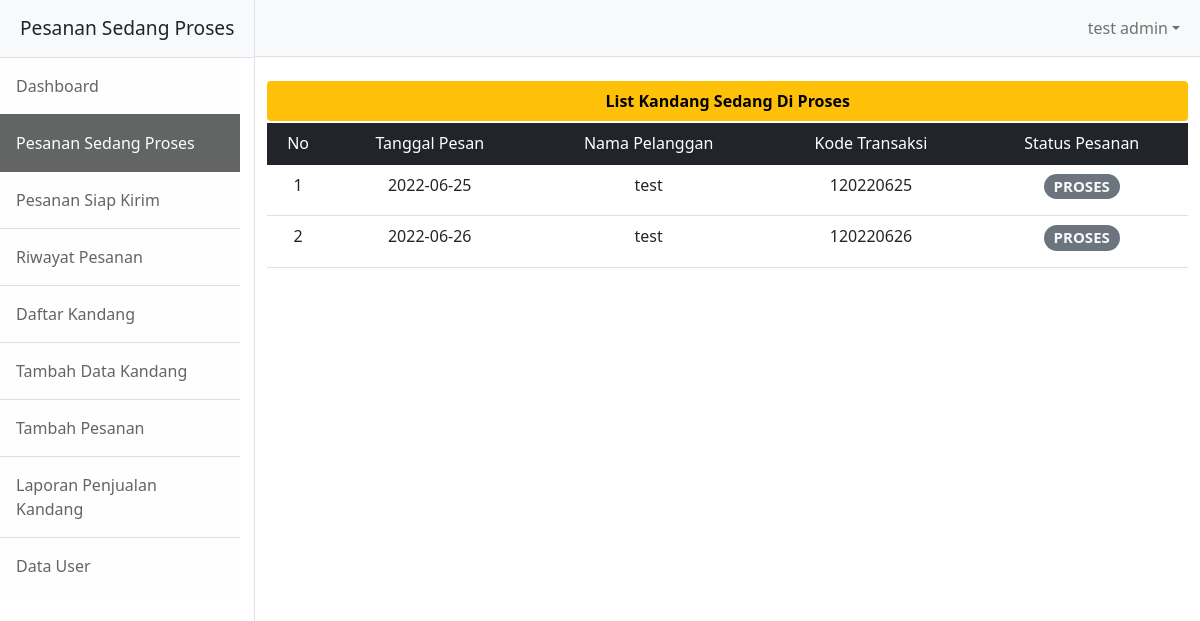
/pegawai/pesanandiproses.php (signed in), run on an earlier commit of the app's database.
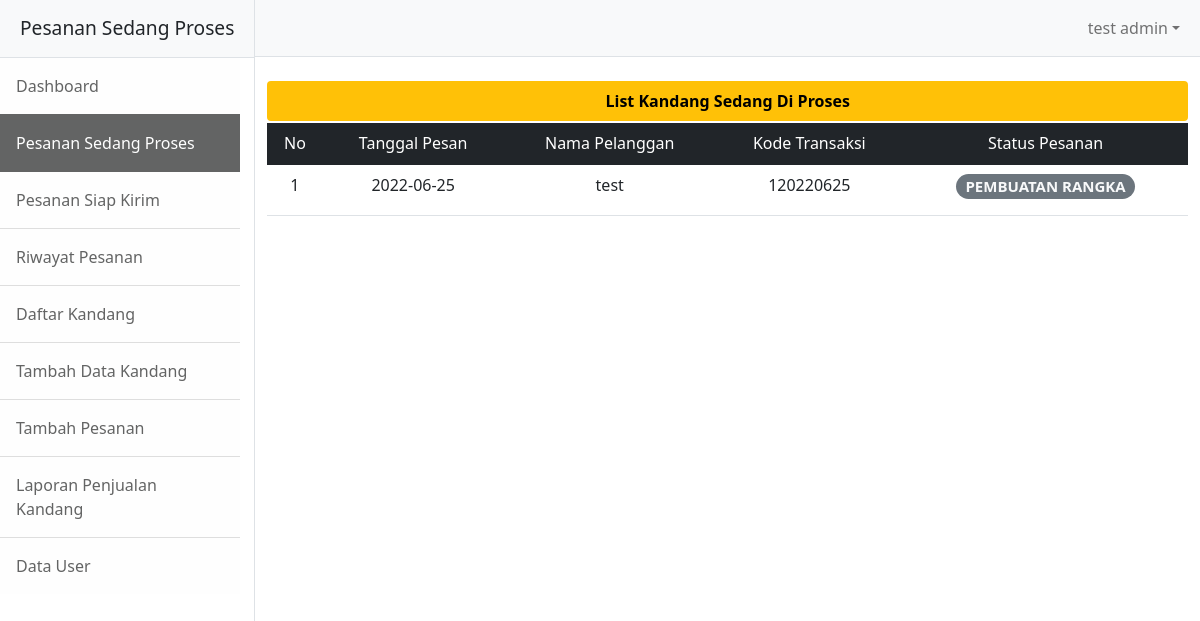
And on a later commit of the database.
### tables this page shows
CREATE TABLE `pesanan` (
  `id_pesanan` int(11) NOT NULL,
  `kode_transaksi` varchar(10) NOT NULL,
  `id_pelanggan` int(11) NOT NULL,
  `tanggal_pesan` date NOT NULL DEFAULT current_timestamp(),
  `tanggal_selesai` date DEFAULT NULL,
  `foto_pembayaran` text DEFAULT NULL,
  `status_pesanan` enum('proses','jeruji','rangka','perangkaian','finishing','siapkirim','selesai') NOT NULL DEFAULT 'proses'
);

CREATE TABLE `pelanggan` (
  `id_pelanggan` int(11) NOT NULL,
  `nama_pelanggan` varchar(30) NOT NULL,
  `nomer_pelanggan` varchar(13) NOT NULL,
  `username` varchar(20) NOT NULL,
  `password` varchar(20) NOT NULL,
  `alamat_pelanggan` text NOT NULL,
  `account` enum('admin','pelanggan') NOT NULL DEFAULT 'pelanggan'
);

### pegawai/pesanandiproses.php (the view, shortened to what the changed rows need)
<?php
if ($_SESSION['nama_petugas'] !== null) {
  include '../conn.php';
  $querypesanan = "SELECT  * FROM pesanan JOIN pelanggan ON pelanggan.id_pelanggan = pesanan.id_pelanggan WHERE pesanan.status_pesanan = 'proses' OR pesanan.status_pesanan = 'jeruji' OR pesanan.status_pesanan = 'rangka' OR pesanan.status_pesanan = 'perangkaian' OR pesanan.status_pesanan = 'finishing'";
  $execpesanan = mysqli_query($conn, $querypesanan);
  if ($execpesanan) {
    $datapesanan = mysqli_fetch_all($execpesanan, MYSQLI_ASSOC);
    $jumlahpesananproses = mysqli_num_rows($execpesanan);
    $pesan = "<td colspan='6' class='text-center'>Tidak Ada Data</td>";
  } else {
    $pesan = "<td colspan='6' class='text-center'>Belum Ada Pesanan Nih</td>";
  }
}
?>
<?php if ($_SESSION['nama_petugas'] !== null) : ?>
  <!DOCTYPE html>
  <html lang="en">
  <head>
    <link href="../assets/css/bootstrap.css" rel="stylesheet" />
  </head>
  <body>
    <div class="d-flex" id="wrapper">
      <div id="page-content-wrapper">
        <div class="container">
          <?php if (!isset($_GET['detailpesanan'])) : ?>
            <div class="table-responsive mt-4">
              <table class="table caption-top">
                <caption class="btn-warning text-center rounded disabled fw-bold">List Kandang Sedang Di Proses</caption>
                <thead class="table-dark">
                  <tr>
                    <td class="text-center">No</td>
                    <td class="text-center">Tanggal Pesan</td>
                    <td class="text-center">Nama Pelanggan</td>
                    <td class="text-center">Kode Transaksi</td>
                    <td class="text-center">Status Pesanan</td>
                  </tr>
                </thead>
                <tbody>
                  <?php $no = 0 ?>
                  <?php if (count($datapesanan) > 0) : ?>
                    <?php for ($i = 0; $i < $jumlahpesananproses; $i++) { ?>
                      <?php $no++ ?>
                      <tr>
                        <td class="text-center"><?= $no ?></td>
                        <td class="text-center"><?= $datapesanan[$i]['tanggal_pesan'] ?></td>
                        <td class="text-center">
                          <?= $datapesanan[$i]['nama_pelanggan'] ?>
                        </td>
                        <td class="text-center"><a class="text-decoration-none text-dark" href="?detailpesanan=<?= $datapesanan[$i]['kode_transaksi'] ?>"><?= $datapesanan[$i]['kode_transaksi'] ?></a></td>
                        <td class="text-center">
                          <h5>
                            <span class="badge badge-lg rounded-pill bg-secondary text-light">
                              <?= strtoupper(($datapesanan[$i]['status_pesanan'] == 'jeruji') ? 'Pembuatan Jeruji' : ($datapesanan[$i]['status_pesanan'] == 'rangka') ? 'Pembuatan Rangka' : $datapesanan[$i]['status_pesanan']) ?></span>
                          </h5>
                        </td>
                      </tr>
                    <?php } ?>
                  <?php else : ?>
                    <?= $pesan ?>
                  <?php endif ?>
                </tbody>
              </table>
            </div>
          <?php else : ?>
            <h1> <?= $pesan; ?> </h1>
          <?php endif ?>
        </div>
      </div>
  </body>
  </html>
<?php else : ?>
  <?php header("location:index.php") ?>
<?php endif ?>

What changed in the data, as far as the page shows it:
no longer on this page (row edited): pesanan: tanggal_pesan "2022-06-26", id_pelanggan.nama_pelanggan "test", kode_transaksi "120220626", status_pesanan "PROSES"
changed pesanan "test": status_pesanan "PROSES" → "PEMBUATAN RANGKA"
